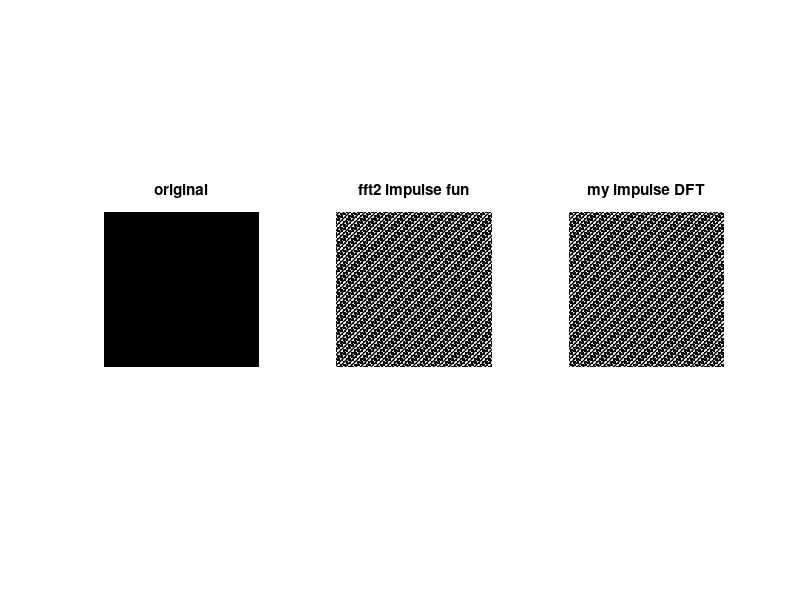
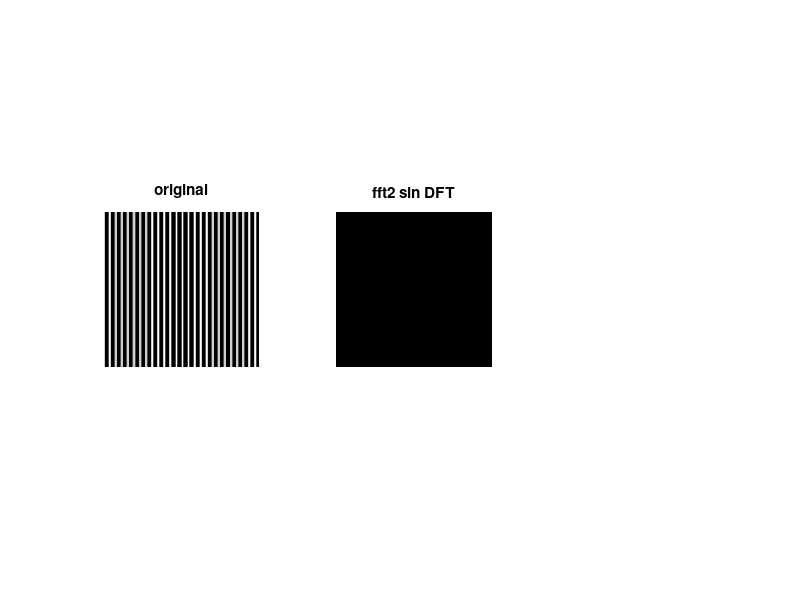

MATLAB code to generate these figures, in order: (Note: this script raises an error after producing the figures.)
m = 256;
i = complex(0, 1);

% make impulse function
impulse_fun = zeros(m, m);
x = 144;
y = 144;
impulse_fun(x, y) = 1;
figure(1);
subplot(1,3,1),imshow(impulse_fun),title('original');
fft_impulse_fun = fftshift(fft2(impulse_fun));
subplot(1,3,2),imshow(fft_impulse_fun),title('fft2 impulse fun');

% impulse function 2D DFT
w = exp(-2*pi*i/m);
[X, Y] = meshgrid(0:m-1);
N = X .* Y;
W = w .^ N;
impulse_DFT = W * impulse_fun * W;
impulse_DFT = fftshift(impulse_DFT);
subplot(1,3,3),imshow(impulse_DFT),title('my impulse DFT');


% make sin function
[X, Y] = meshgrid(1:m);
sin_fun = cos(2*pi*0.1*X);
fft_sin_fun = fftshift(fft2(sin_fun));
figure(2);
subplot(1,3,1),imshow(sin_fun),title('original');
subplot(1,3,2),imshow(fft_sin_fun),title('fft2 sin DFT');

% sin function 2D DFT
sin_DFT = fftshift(my_DFT(sin_fun,m));
subplot(1,3,3),imshow(sin_DFT),title('my sin DFT');

% make rec function
rec_fun = zeros(m, m);
x = 100;
y = 100;
long_edge = 20;
scale = 0.3;
short_edge = long_edge * scale;
rec_fun(x - long_edge:x + long_edge, y - short_edge:y + short_edge) = 1;
figure(3);
subplot(1,3,1),imshow(rec_fun),title('original');
% rec function 2D DFT
rec_DFT = fftshift(my_DFT(rec_fun,m));
fft_rec_fun = fftshift(fft2(rec_fun));
subplot(1,3,2),imshow(fft_rec_fun),title('fft2 rec DFT');
subplot(1,3,3),imshow(rec_DFT),title('my rec DFT');



% make gaussian function
sigma = 41;
gauss_fun = zeros(m, m);
center = ceil(m/2);
for s=1:m
    for t=1:m
        gauss_fun(s,t) = exp(-((s-center)^2+(t-center)^2) / (2*sigma^2)) / (2*pi*sigma^2);
    end
end

figure(4);
subplot(1,3,1),imshow(gauss_fun,[]),title('original');
fft_gauss_fun = fftshift(fft2(gauss_fun));
subplot(1,3,2),imshow(fft_gauss_fun),title('fft2 gauss DFT');

% gaussian function 2D DFT
gauss_DFT = fftshift(my_DFT(gauss_fun,m));
subplot(1,3,3),imshow(gauss_DFT),title('my gauss DFT');

